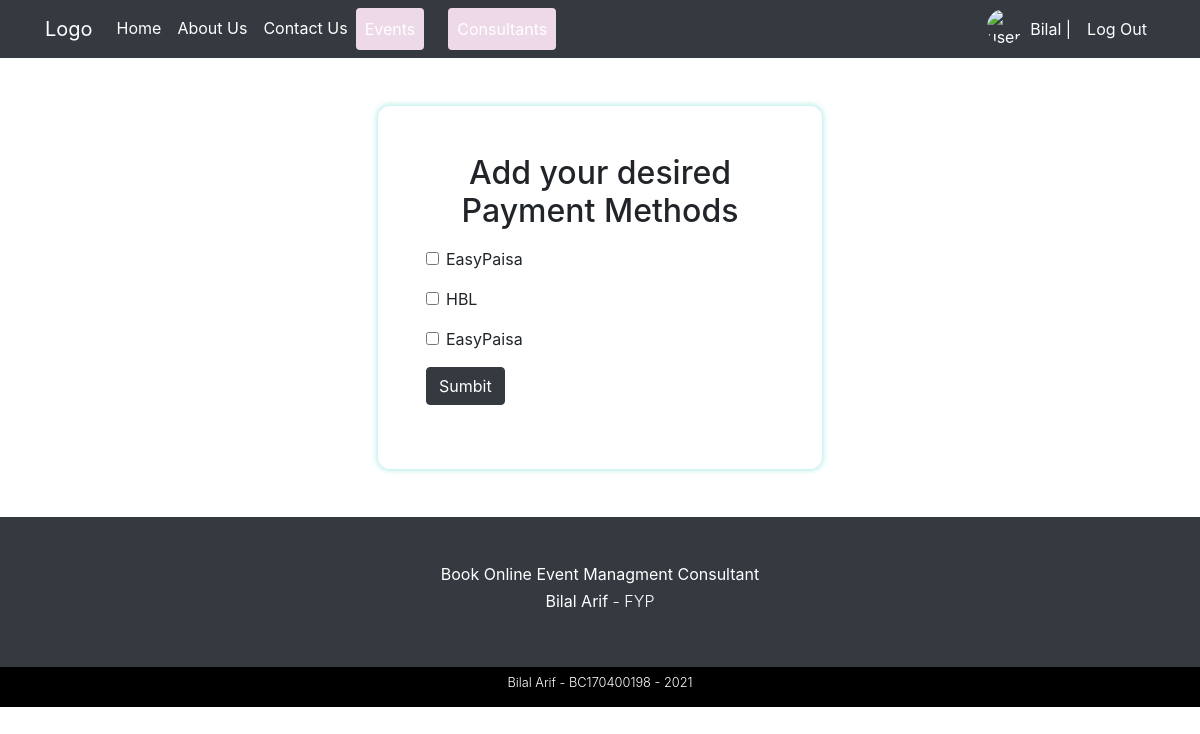
Page /consultant-payment-methods.php (signed in) on the earlier database version.
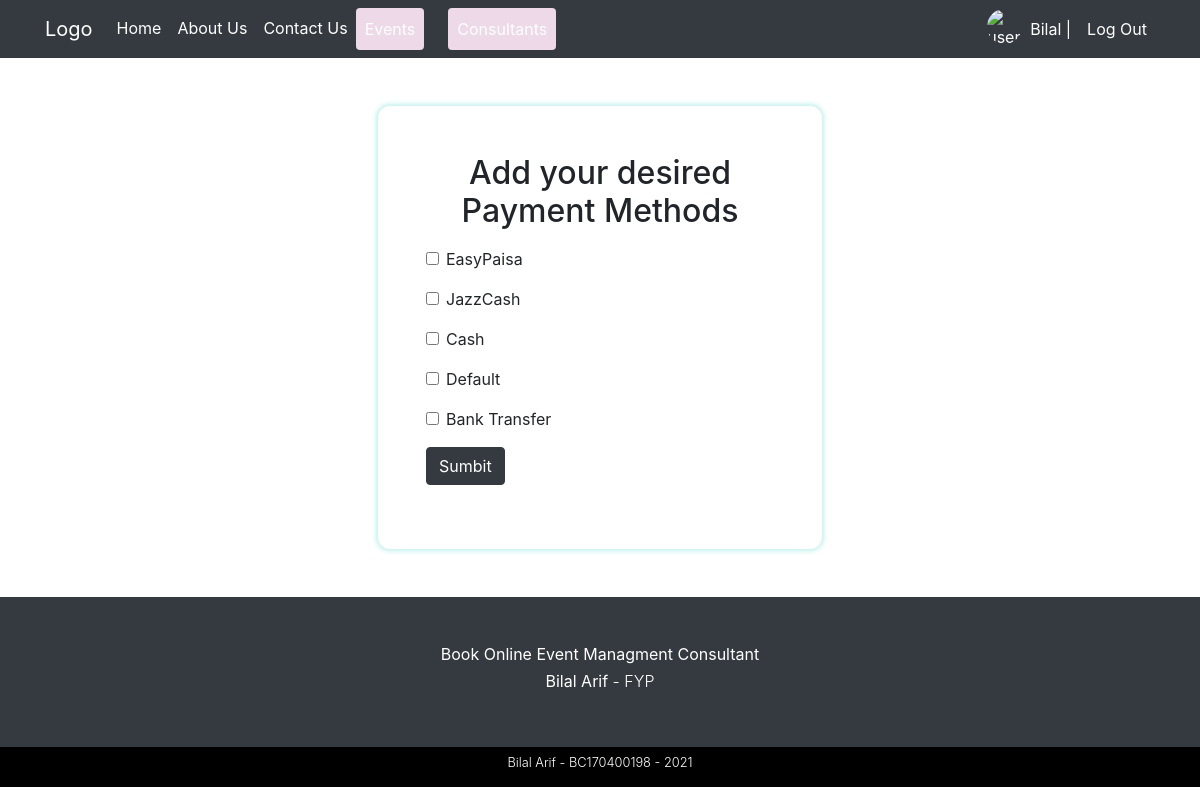
Same page on the later database version.
### tables this page shows
CREATE TABLE IF NOT EXISTS `payment_methods` (
  `pm_id` int(11) NOT NULL AUTO_INCREMENT,
  `pm_name` varchar(20) NOT NULL,
  `pm_icon` varchar(255) NOT NULL DEFAULT 'img/payment_methods/default.png',
  `pm_createdAt` datetime NOT NULL DEFAULT CURRENT_TIMESTAMP,
  PRIMARY KEY (`pm_id`)
);

### includes/classes/Database.php (called while the page is built, shortened)
<?php
class Database {
    private $pdo;
    public function __construct(){
        $this->pdo = new PDO("mysql:host=localhost;dbname=lamhey", "Bilal", "123123");
        $this->pdo->setAttribute(PDO::ATTR_ERRMODE, PDO::ERRMODE_EXCEPTION);
    }
    public function queryDB($sql, $mode, $values = array()){
        $stmt = $this->pdo->prepare($sql);
        $stmt->execute();
        if ($mode != Database::SELECTSINGLE && $mode != Database::SELECTALL && $mode != Database::EXECUTE){
            throw new Exception('Invalid Mode');
        }else if ($mode == Database::SELECTSINGLE){
            return $stmt->fetch(PDO::FETCH_ASSOC);
        }else if ($mode == Database::SELECTALL){
            return $stmt->fetchAll(PDO::FETCH_ASSOC);
        }
    }
}

### includes/classes/PaymentMethod.php (called while the page is built, shortened)
<?php
class PaymentMethod {
    protected $db;
    public function __construct(){
        $this->db = new Database();
    }
    public function getPaymentMethodsList() {
        $sql = "SELECT * FROM payment_methods";
        $result =  $this->db->queryDB($sql, DATABASE::SELECTALL);
        return $result;
    }
}

### process/consultant-pm-process.php (the view, shortened to what this page needs)
<?php
$paymentMethod = new PaymentMethod();
$paymentMethodList = $paymentMethod->getPaymentMethodsList();
function paymentMethodInput($value) {
    $name = $value['pm_name'];
    $input =
    <<<HTML
        <div class="form-group">
            <input class="form-check-input" name="payment_methods[]" type="checkbox" value="$name" id="flexCheckDefault">
            <label class="form-check-label" for="flexCheckDefault">$name</label>
        </div>
    HTML;
    echo $input;
}
function paymentList($paymentList) {
    array_map('paymentMethodInput', $paymentList);
}

Differences in the rows shown:
removed payment_methods: pm_name "EasyPaisa"
changed payment_methods: pm_name "HBL" → "JazzCash"
added payment_methods: pm_name "Cash"
added payment_methods: pm_name "Default"
added payment_methods: pm_name "Bank Transfer"
Other differences:
form field value: "☐ ☐ ☐" → "☐ ☐ ☐ ☐ ☐"
